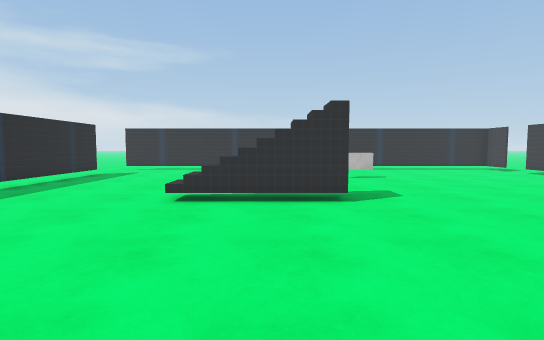
[1] (above)

12 first-person views from a walk through a 3-D level made in the Unity game engine. The camera is 1.2 m above the floor, tilts 4° down and sees 80° across. The floor is counted in squares, 1 m on a side. Each view is taken from the middle of a square. On the plan, view 1 faces up. The plan holds only what a view shows up to about 14 squares ahead; the rest is blank. The place goes on beyond the plan. The player is left out. Door leaves are left out, so doorways stand open. Some surface patterns are stand-ins.

[2]
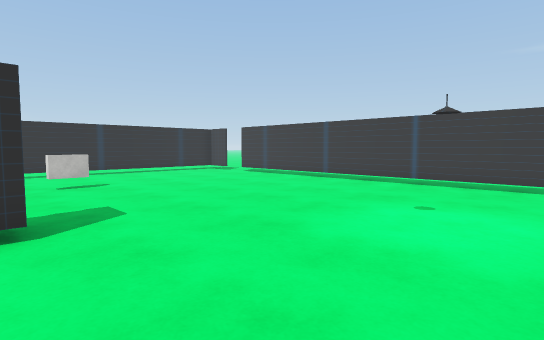

[3]
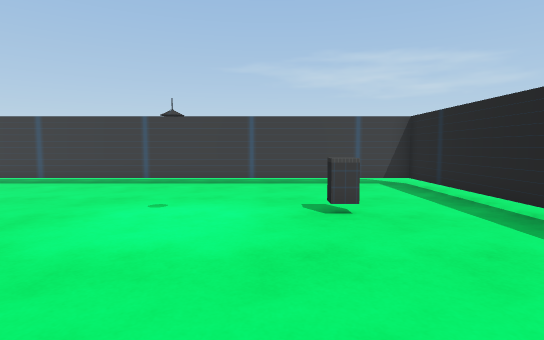

[4]
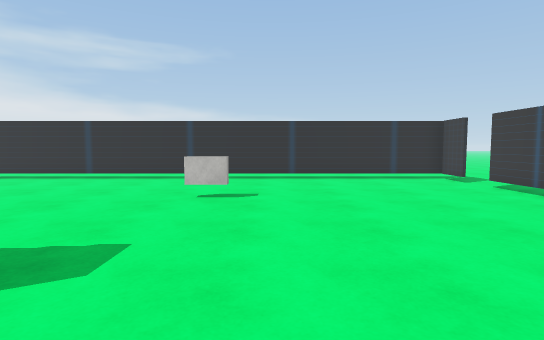

[5]
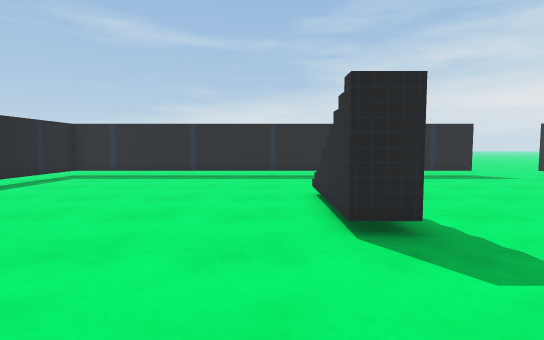

[6]
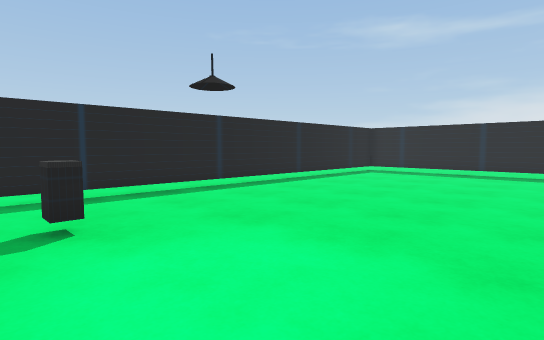

[7]
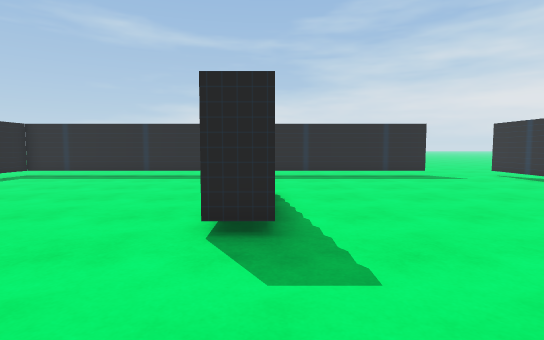

[8]
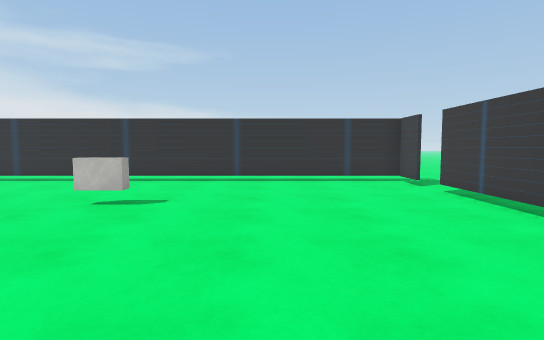

[9]
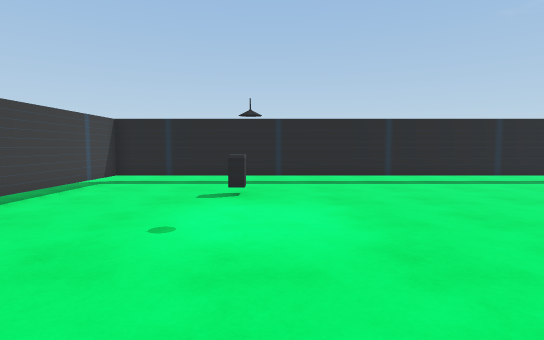

[10]
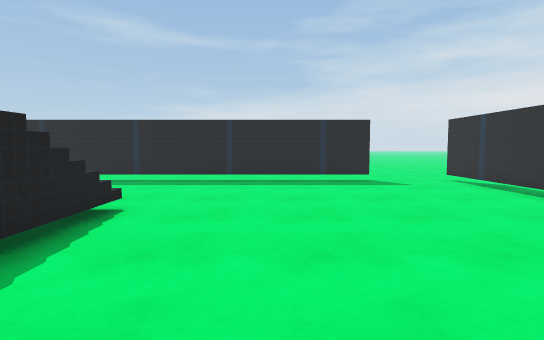

[11]
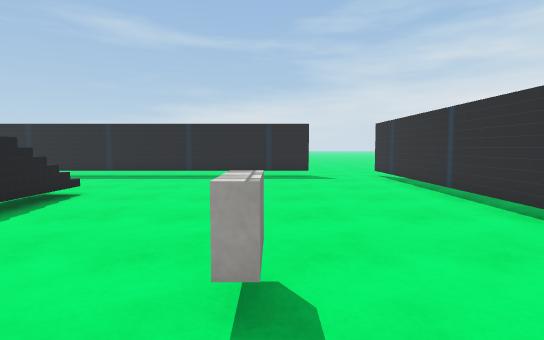

[12]
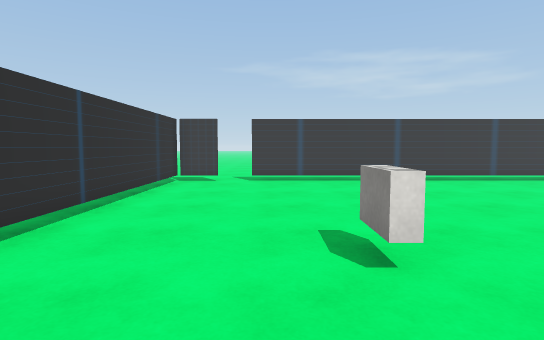

### Floor plan
Key: @ floor where view 1 was taken; # wall or solid block; . main floor; : floor 1.5 m higher than the main floor; + floor 2 m higher than the main floor; / step, stairs or slope; D open door; = window, fence, low wall or low ledge; T thing the floor can be seen under or through; B block; O other object.
Columns run from 10 left of view 1 to 14 right of it. Each row starts with its distance up from view 1.
 19  ........................
 18 .........................
 17 ...TTTTTTTTTTTTTTTTTTT#.
 16 ......................D..
 15 ......................D..
 14 ..T...................T.
 13 ..T..........BB.......T.
 12 ..T...................T..
 11 ..T...................T..
 10 ..T...................T..
  9 ..T...................T..
  8 ..T.....//:+..........T..
  7 ..T.....=...#.........T..
  6 ..T...................T..
  5 ..T...................T..
  4 ..T...................T..
  3  .T...................T..
  2   #...................T..
  1   #..............O....T..
  0   #.......@...........T..
 -1   #...................T.
 -2   TTTTTTTTTTTTTTTTTTTTT..
 -3   .......................
 -4   .....................

Positions as (right, up) in squares from view 1, and headings:
1: (0, 0), facing up
2: (1, 2), facing up-right
3: (1, 2), facing right
4: (5, 5), facing up
5: (6, 6), facing left
6: (8, 6), facing down-left
7: (6, 8), facing left
8: (7, 6), facing up
9: (6, 9), facing down
10: (4, 11), facing left
11: (6, 13), facing left
12: (0, 14), facing right
